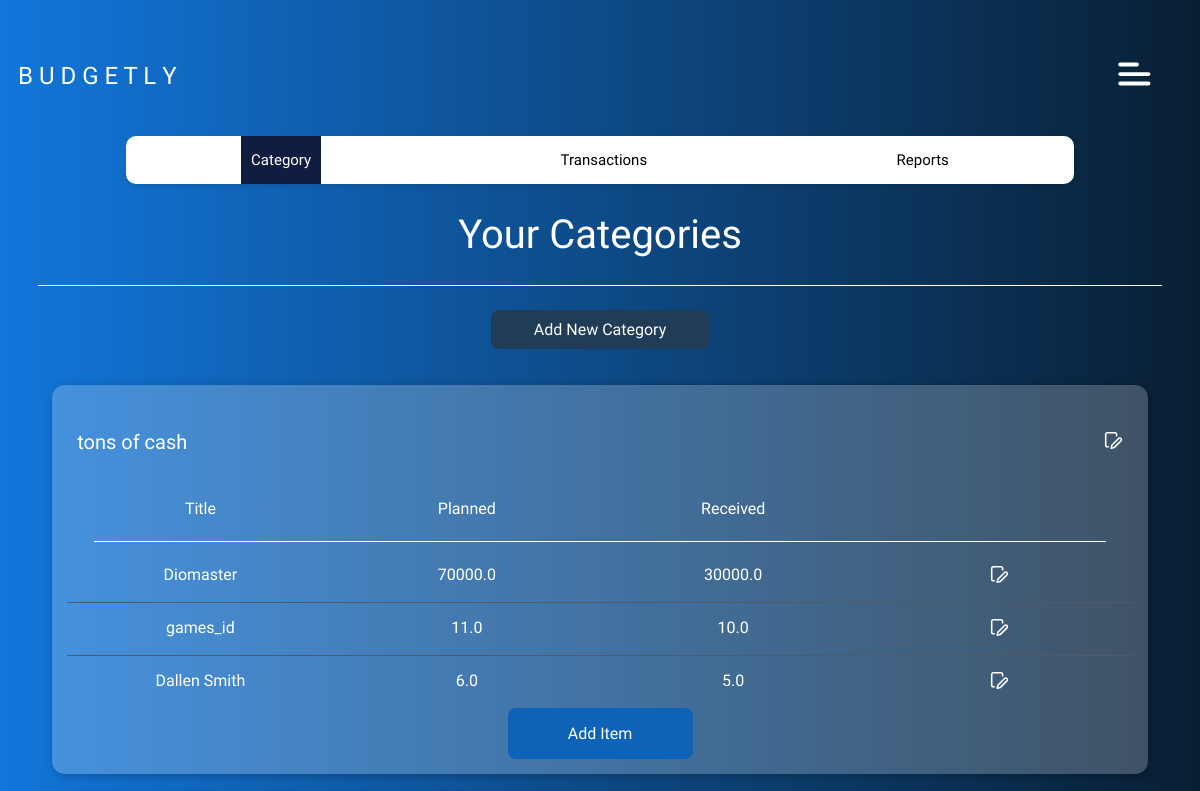
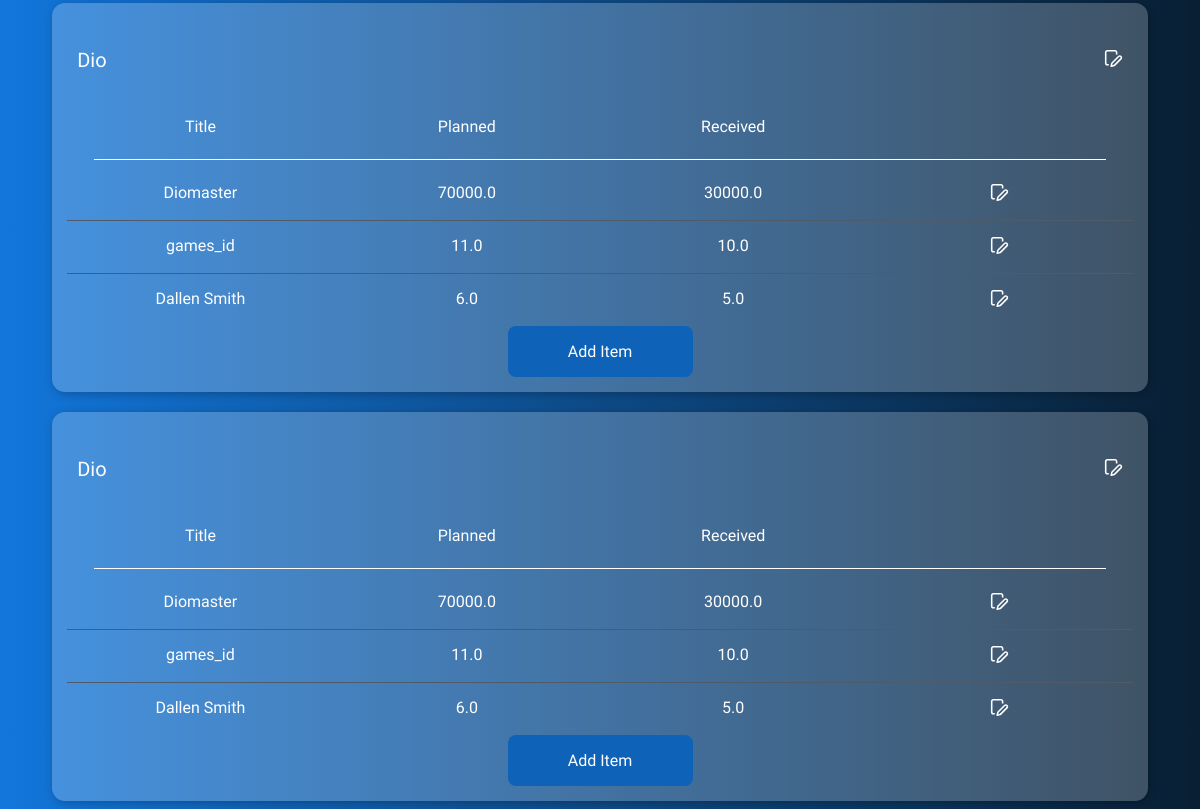
The app's page /budget/category/, older data (2 pictures, top to bottom).
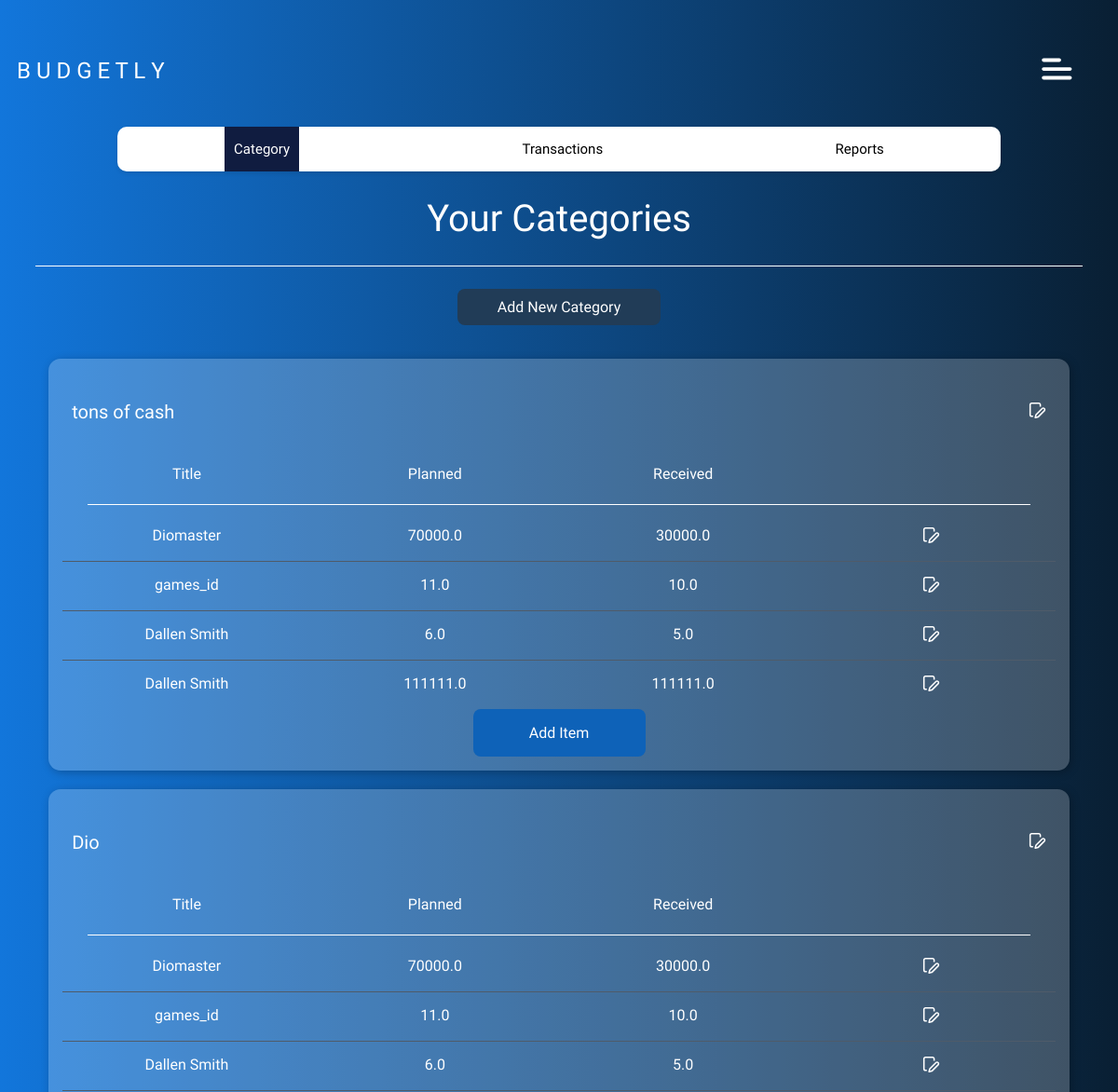
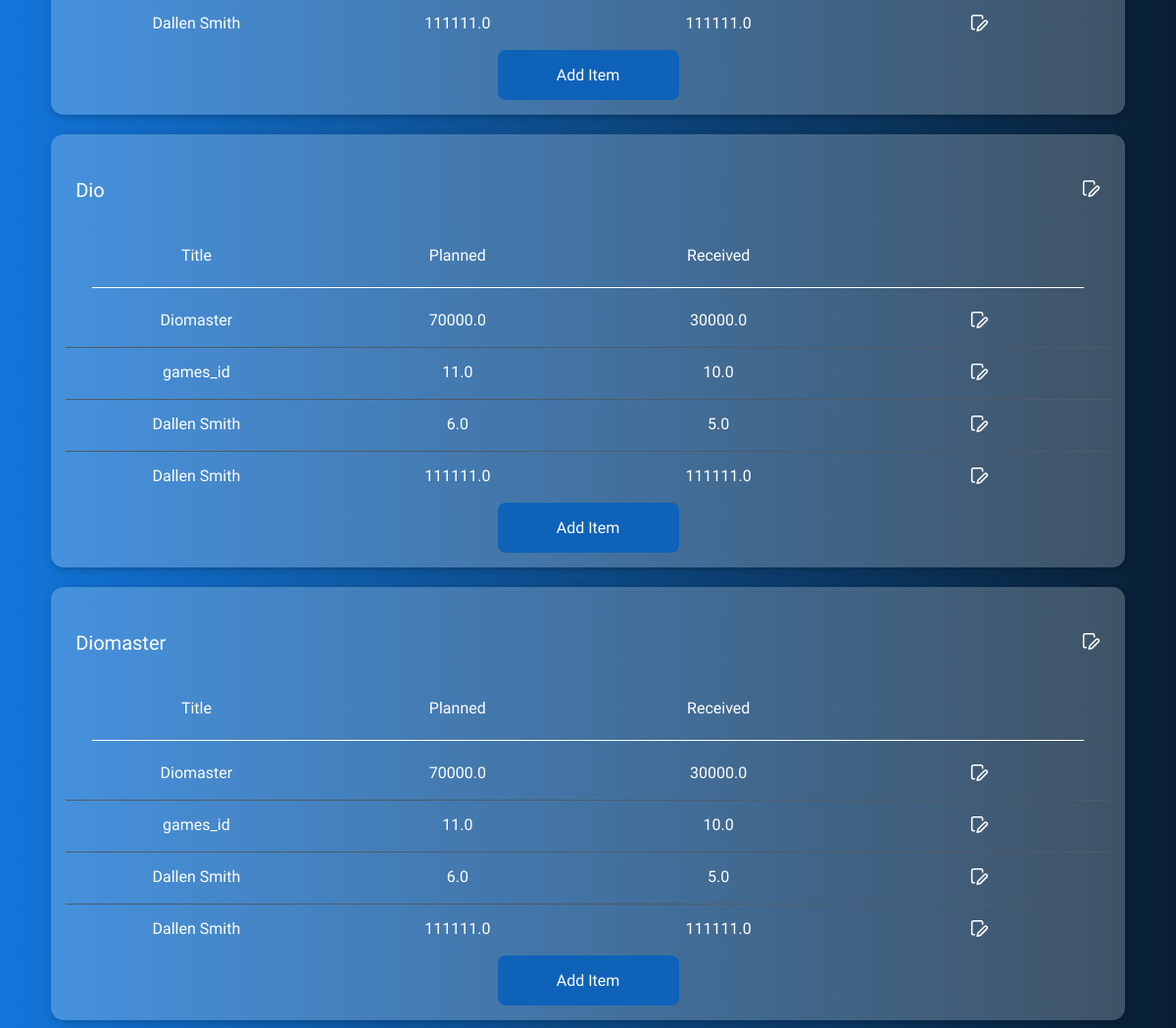
The same page, newer data (2 pictures, top to bottom).
### expenses/models.py (models this page shows, shortened)
class Category(models.Model):
    name = models.CharField(max_length=100)

class Item(models.Model):
    name = models.CharField(max_length=100)
    category = models.ForeignKey('Category', on_delete=models.CASCADE)
    planned = models.FloatField(max_length=15)
    received = models.FloatField(max_length=15)

### expenses/views.py (the view)
# urls.py: path('budget/category/', category_view, name='category'),
def category_view(request):
    categories = Category.objects.filter()
    items = Item.objects.filter()
    return render(request, 'budget/category.html', {'categories': categories, 'items': items})

### expenses/templates/budget/category.html
{% extends "../base/base.html" %}
{% load static %}
{% block template %}
{% include "../base/navbar.html" %}
<h1 class="page-header-title">Your Categories</h1>
<hr class="category-horizontal-rule">
<div class="new-category-button-container">
    <a class="new-category-button-link" href="{% url 'expenses:add_category' %}">
        <p class="new-category-button">Add New Category</p>
    </a>
</div>
{% for category in categories %}
<div class="category-card-container">
    <div class="category-card-top-section">
        <p class="category-card-title-text">{{ category.name }}</p>
        <a href="{% url 'expenses:edit_category' category_id=category.id %}">
            <img src="{% static 'expenses/images/edit.svg' %}">
        </a>
    </div>
    <div class="category-card-table-info">
        <div class="transactions-table category-table-container">
            <div class="transactions-table-header">
                <div class="table-cell">Title</div>
                <div class="table-cell">Planned</div>
                <div class="table-cell">Received</div>
            </div>
            <hr class="horizontal-rule">
            {% for i in items %}
            <div class="transaction-row">
                <div class="table-cell">{{i.name}}</div>
                <div class="table-cell">{{i.planned}}</div>
                <div class="table-cell">{{i.received}}</div>
                <div class="table-cell">
                    <a href="{% url 'expenses:edit_item' item_id=i.id %}">
                        <img src="{% static 'expenses/images/edit.svg' %}">
                    </a>
                </div>
            </div>
            {% endfor %}
        </div>
    </div>
    <div class="category-card-bottom-section">
        <div class="category-add-item-button-container">
            <a href="{% url 'expenses:add_item' %}" class="category-add-item-button-link">
                <p class="category-add-item-button-text">Add Item</p>
            </a>
        </div>
    </div>
</div>
{% endfor %}
{% endblock %}

### expenses/templates/base/base.html (shortened to what this page needs)
{% load static %}
<!DOCTYPE html>
<html lang="en">
<head>
    <link rel="stylesheet" href="{% static 'expenses/main.css' %}">
</head>
<body>
    {% block template %}
    {% endblock %}
</body>
</html>

### expenses/templates/base/navbar.html (shortened to what this page needs)
{% load static %}
<nav class="navbar">
    <div class="logo">B U D G E T L Y</div>
    <div class="hamburger-menu" onclick="toggleMenu()">
        <img src="{% static 'expenses/images/hamburger.svg' %}" class="nav-menu-img">
    </div>
</nav>
<div class="sub-nav">
    <a href="{% url 'expenses:category' %}" {% if request.resolver_match.url_name == 'category' %}class="active"{% endif %}>Category</a>
    <a href="{% url 'expenses:transactions' %}" {% if request.resolver_match.url_name == 'transactions' %}class="active"{% endif %}>Transactions</a>
    <a href="{% url 'expenses:reports' %}" {% if request.resolver_match.url_name == 'reports' %}class="active"{% endif %}>Reports</a>
  </div>

### expenses/static/expenses/main.css (style rules this page uses)
body { background: linear-gradient(90deg, #1276DB, #091F33); }

### expenses/static/expenses/navbar.css (style rules this page uses)
.navbar { display: flex; align-items: center; justify-content: space-between; color: white; font-family: "Archivo Narrow", sans-serif; padding: 10px; }
.navbar .logo { font-size: 24px; cursor: pointer; }
.navbar .hamburger-menu { cursor: pointer; }
.sub-nav { display: flex; justify-content: space-around; background-color: #ffffff; box-shadow: 0 2px 4px rgba(0,0,0,0.1); width: 80%; margin: 0 auto; border-radius: 10px; }
.sub-nav a { color: #000000; text-decoration: none; padding: 15px 10px; font-family: "Archivo Narrow", sans-serif; font-size: 15px; background-color: #ffffff; transition: background-color 0.3s ease; }
.sub-nav a.active { color: #ffffff; background-color: #101C40; }

### expenses/static/expenses/category.css (style rules this page uses)
.page-header-title { color: white; text-align: center; font-family: "Teko", sans-serif; font-size: 40px; font-style: normal; font-weight: 400; line-height: normal; }
.new-category-button { border: none; border-radius: 8px; background: #213C57; color: white; padding: 10px 15px; font-size: 16px; text-align: center; font-family: "Archivo Narrow", sans-serif; width: 188px; }
.new-category-button-link { text-decoration: none; text-align: center; }
.new-category-button-container { display: flex; justify-content: center; }
.category-horizontal-rule { border: none; height: 1px; color: #ffffff; background-color: #ffffff; width: 95%; }
.category-card-container { border-radius: 13px; background: rgba(255, 255, 255, 0.22); box-shadow: 2px 2px 10px 0px rgba(0, 0, 0, 0.25); padding: 15px; width: 90%; margin-left: auto; margin-right: auto; color: white; margin-top: 20px; font-family: "Archivo Narrow", sans-serif; }
.category-card-top-section { display: flex; align-items: center; justify-content: space-between; padding: 10px; }
.category-card-title-text { font-size: 20px; font-style: normal; font-weight: 200; line-height: normal; }
.category-add-item-button-container { display: flex; justify-content: center; }
.category-add-item-button-link { text-decoration: none; background-color: #0E62B8; color: white; width: 185px; text-align: center; border-radius: 8px; }
.category-table-container { margin-left: auto; margin-right: auto; }

### expenses/static/expenses/transactions.css (style rules this page uses)
.page-header-title { font-family: 'Teko', sans-serif; font-size: 40px; font-weight: 400; line-height: normal; }
.horizontal-rule { border: none; height: 1px; color: #ffffff; background-color: #ffffff; width: 95%; }
.transactions-table { width: 100%; color: white; border-radius: 8px; overflow: hidden; }
.transactions-table-header, .transaction-row { display: grid; grid-template-columns: repeat(4, 1fr); }
.transactions-table-header { padding: 10px 0; }
.transaction-row { padding: 10px 0; }
.table-cell { text-align: center; padding: 5px; }
.transaction-row:not(:last-child) { border-bottom: 1px solid #4F5B69; }

Row changes from the older to the newer data that the page shows:
added Item: name "Dallen Smith", planned "111111.0", received "111111.0"
added Category: name "Diomaster", Item (name "Diomaster", planned "70000.0", received "30000.0"), Item (name "games_id", planned "11.0", received "10.0"), Item (name "Dallen Smith", planned "6.0", received "5.0")
